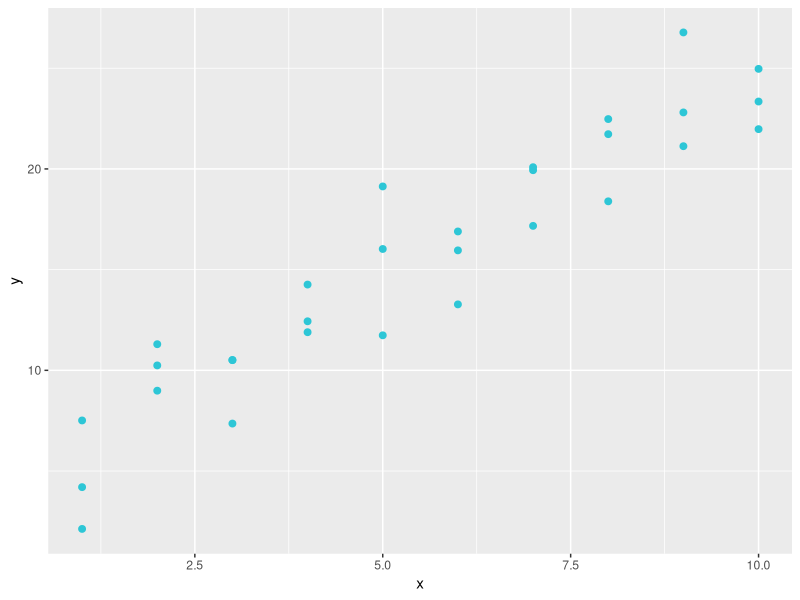
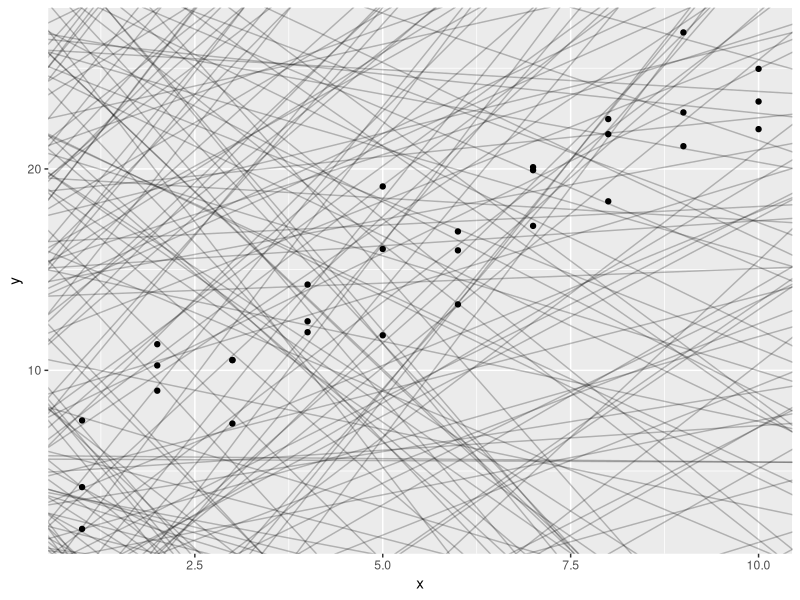
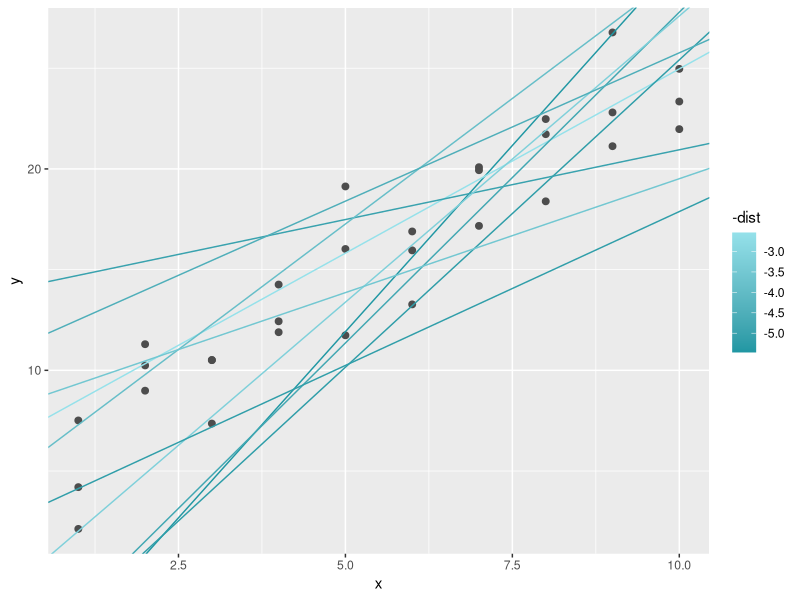
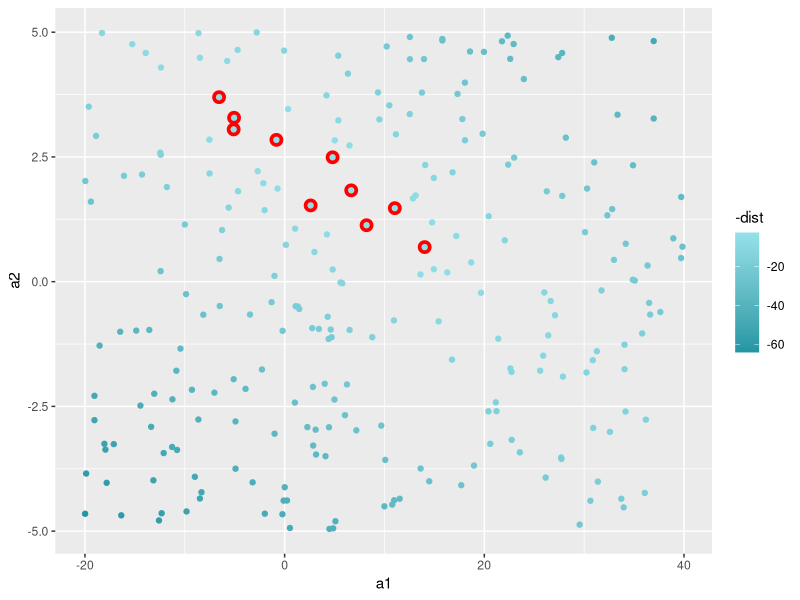
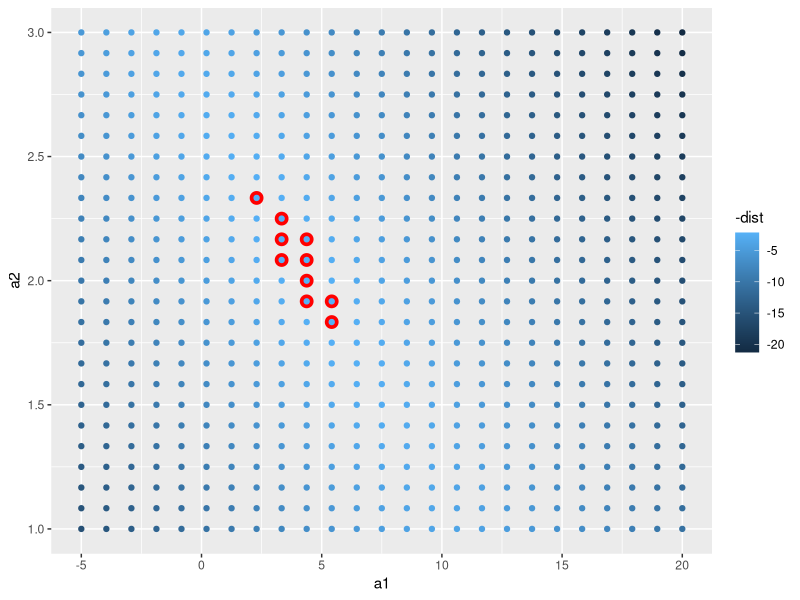
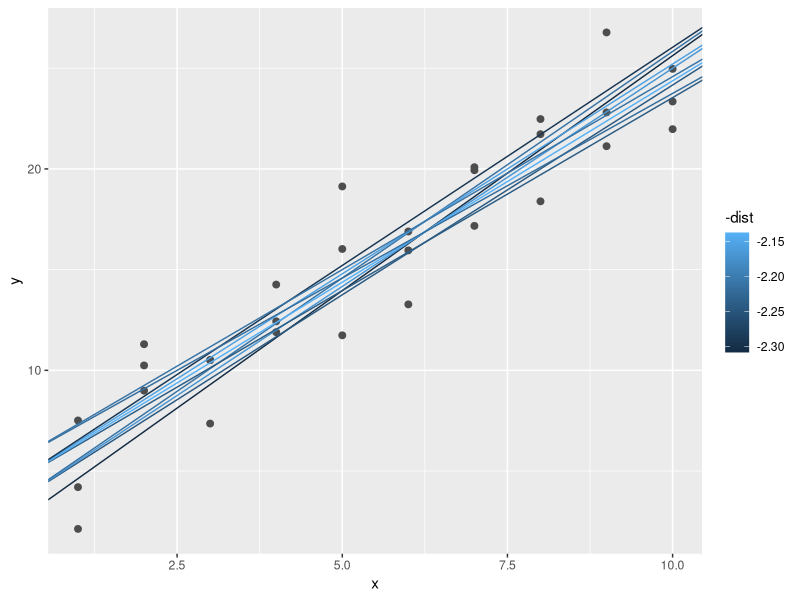
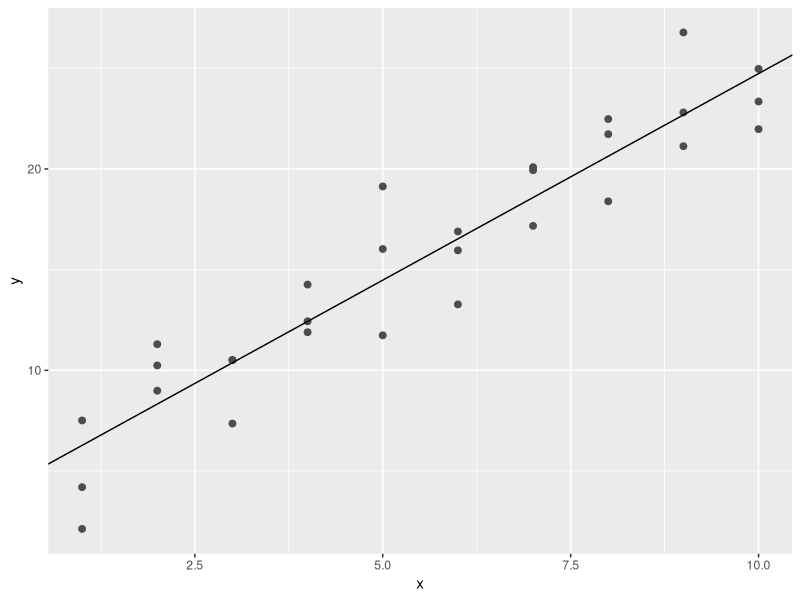

Write the R code that produced these figures, in order.
library(tidyverse)
library(modelr)
ggplot(sim1, aes(x, y)) + 
  geom_point(size = 2, colour = "#2DC6D6")

models <- tibble(
  a1 = runif(250, -20, 40),
  a2 = runif(250, -5, 5)
)

ggplot(sim1, aes(x, y)) + 
  geom_abline(aes(intercept = a1, slope = a2), data = models, alpha = 1/4) +
  geom_point()

model1 <- function(a, data) {
  a[1] + data$x * a[2]
}
model1(c(7, 1.5), sim1)


measure_distance <- function(mod, data) {
  diff <- data$y - model1(mod, data)
  sqrt(mean(diff ^ 2))
}
measure_distance(c(7, 1.5), sim1)


sim1_dist <- function(a1, a2) {
  measure_distance(c(a1, a2), sim1)
}

models <- models %>% 
  mutate(dist = purrr::map2_dbl(a1, a2, sim1_dist))
models


ggplot(sim1, aes(x, y)) + 
  geom_point(size = 2, colour = "grey30") + 
  geom_abline(
    aes(intercept = a1, slope = a2, colour = -dist), 
    data = filter(models, rank(dist) <= 10)
  ) +
  scale_color_continuous(low = "#2097A3", high = "#95E1EA")



ggplot(models, aes(a1, a2)) +
  geom_point(data = filter(models, rank(dist) <= 10), size = 4, colour = "red") +
  geom_point(aes(colour = -dist)) +
  scale_color_continuous(low = "#2097A3", high = "#95E1EA")



grid <- expand_grid(
  a1 = seq(-5, 20, length = 25),
  a2 = seq(1, 3, length = 25)
) %>% 
  mutate(dist = purrr::map2_dbl(a1, a2, sim1_dist))

grid %>% 
  ggplot(aes(a1, a2)) +
  geom_point(data = filter(grid, rank(dist) <= 10), size = 4, colour = "red") +
  geom_point(aes(colour = -dist))


ggplot(sim1, aes(x, y)) + 
  geom_point(size = 2, colour = "grey30") + 
  geom_abline(
    aes(intercept = a1, slope = a2, colour = -dist), 
    data = filter(grid, rank(dist) <= 10)
  )

best <- optim(c(0, 0), measure_distance, data = sim1)
best$par
## [1] 4.22 2.05

ggplot(sim1, aes(x, y)) + 
  geom_point(size = 2, colour = "grey30") + 
  geom_abline(intercept = best$par[1], slope = best$par[2])



sim1_mod <- lm(y ~ x, data = sim1)
coef(sim1_mod)


























